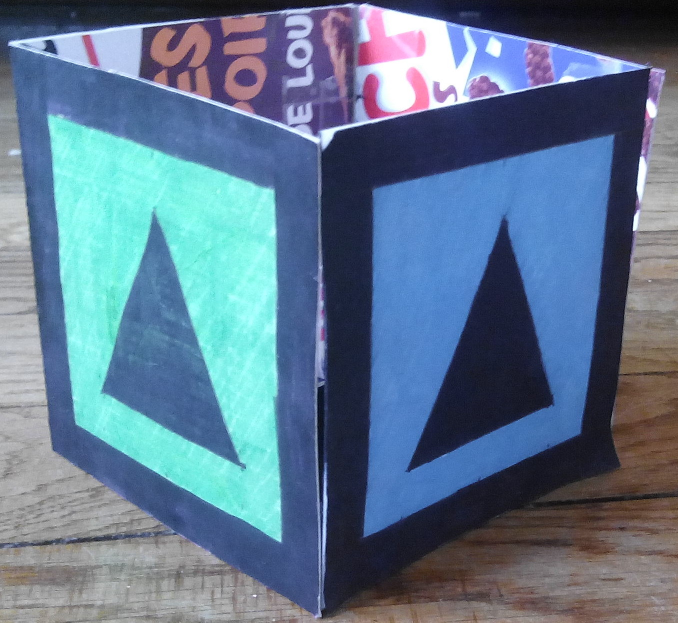
//> input picture detection/etc/2015-Rousseau/balises/exemple_balise.jpg, 1356 x 1245 px, given in place of the camera (shown at 1/2 size)
$ ./main   (built with g++ and OpenCV 4)
//> lines starting //> are read from the running program, lines starting //| are printed output that depends on the picture
//> in exemple, frame is the input picture: 1245 rows x 1356 cols, CV_8UC3; mean B, G, R 143.4, 119, 94.8
### detection/utilitaire/Face.hpp
/*
 *  Classe permettant de représenter un Face détectée.
 */

/* TODO : ajouter une méthode toString pour l'envoi des données */
#ifndef FACE_HPP
#define FACE_HPP

#include <opencv2/opencv.hpp>

enum color{YELLOW_F=0, WHITE_F=1, GREEN_F=2, BLUE_F=3};

class Face
{
	public :
		inline Face(color c, cv::Rect boundingBox) : c_(c), boundingBox_(boundingBox){}
		inline color getColor() const {return c_;}
		inline cv::Rect getBoundingBox() const {return boundingBox_;}
		inline void setColor(color c) {c_ = c;}
		inline void setBoundingBox(cv::Rect bb){ boundingBox_=bb;}

	private :
		color c_;
		cv::Rect boundingBox_;

};

#endif

### detection/utilitaire/Processing.hpp
/*
 * Classe implémentant la détection de balises dans une image en niveaux de gris
 * une classe par canal de couleur, on permet ainsi la détection de l'orientation
 */

 //TODO : AJOUTER LES THREADS
#ifndef PROCESSING_HPP
#define PROCESSING_HPP


#include <opencv2/opencv.hpp>
#include <vector>

class Processing
{
	private :
		cv::Mat image;
		std::vector<cv::Vec4i> hierarchy;
		std::vector<cv::Rect> bbsquares;
		std::vector<cv::Rect> bbtriangles;
		std::vector<cv::Rect> bbfaces;

		void edgeDetection();
		void topologicalAnalysis();
		void findBeacon();
		bool isInside(cv::Rect a, cv::Rect b);

	public :
		inline Processing(cv::Mat img):image(img){}
		inline std::vector<cv::Rect> getface(){return bbfaces;}//todo : ref
		void processing();

};

#endif

### detection/utilitaire/Parameters.hpp
#ifndef PARAMETERS_HPP
#define PARAMETERS_HPP

/*
 *  Classe permettant de gérer les parametres de l'algorithme
 *  ainsi que leur enregistrement dans un fichier texte
 */
class Parameters
{
	private :
		//contours
		static unsigned int minCanny;
		static unsigned int maxCanny;
		static unsigned int sizeCanny;

		//analyse
		static unsigned int minSquare;
		static unsigned int maxSquare;
		static unsigned int minTriangle;
		static unsigned int maxTriangle;

	public :
		// input/output
		static void load();
		static void save();

		//contours
		inline static unsigned int getMinCanny(){return minCanny;}
		inline static unsigned int getMaxCanny(){return maxCanny;}
		inline static unsigned int getSizeCanny(){return sizeCanny;}
		inline static void setMinCanny(unsigned int min){minCanny = min;}
		inline static void setMaxCanny(unsigned int max){maxCanny = max;}
		inline static void setSizeCanny(unsigned int size){sizeCanny = size;}

		//analyse
		inline static unsigned int getMinSquare(){return minSquare;}
		inline static unsigned int getMaxSquare(){return maxSquare;}
		inline static unsigned int getMinTriangle(){return minTriangle;}
		inline static unsigned int getMaxTriangle(){return maxTriangle;}
		inline static void setMinSquare(unsigned int min){minSquare = min;}
		inline static void setMaxSquare(unsigned int max){maxSquare = max;}
		inline static void setMinTriangle(unsigned int min){minTriangle = min;}
		inline static void setMaxTriangle(unsigned int max){maxTriangle = max;}
};

#endif

### detection/utilitaire/Parameters.cpp
#include "Parameters.hpp"
#include <iostream>
#include <fstream>

// [20 lines left out: function save, not called in this run]
void Parameters::load()
{
	std::ifstream file("data", std::ios::in);
	if(file)
	{
		file >> minCanny;
		file >> maxCanny;
		file >> sizeCanny;
		file >> minSquare;
		file >> maxSquare;
		file >> minTriangle;
		file >> maxTriangle;

		file.close();
	}else
	{
		std::cerr << "Impossible d'ouvrir le fichier de sauvegarde." << std::endl;
	}
}

### detection/utilitaire/main.cpp
/*
@author : ROUSSEAU Sylvain
Code réalisé dans le cadre de l'UE de PIMA
M1 Imagerie, Université Pierre et Marie Curie
Détection de balises dans une image.
contact : sylvain (dot) rousseau93 (at) gmail (dot) com
*/

#include <opencv2/opencv.hpp>
#include <vector>
#include "Parameters.hpp"
#include "Processing.hpp"
#include "Face.hpp"


/*****************************************************************************/
/*********************** FONCTIONS UTILITAIRES *******************************/
/*****************************************************************************/

//recupere le flux de la webcam
cv::VideoCapture getWebcam()
{
	cv::VideoCapture capture(1);
	if(!capture.isOpened())
	{
		std::cerr << "Impossible d'ouvrir le flux video" << std::endl;
	}
	return capture;
}

//retourne vrai si la boundingBox a contient la bounding box b
// [9 lines left out: function contient, not called in this run]

/*****************************************************************************/
/****************** ALGORITHMES DE TRAITEMENT D'IMAGES ***********************/
/*****************************************************************************/

//extrait les contours de l'image
void contours(cv::Mat & image)
{
	cv::Mat gray;
	cv::cvtColor(image, gray, cv::COLOR_BGR2GRAY); // couleur -> niveau de gris, possibilité de l'appliquer sur les trois caneaux
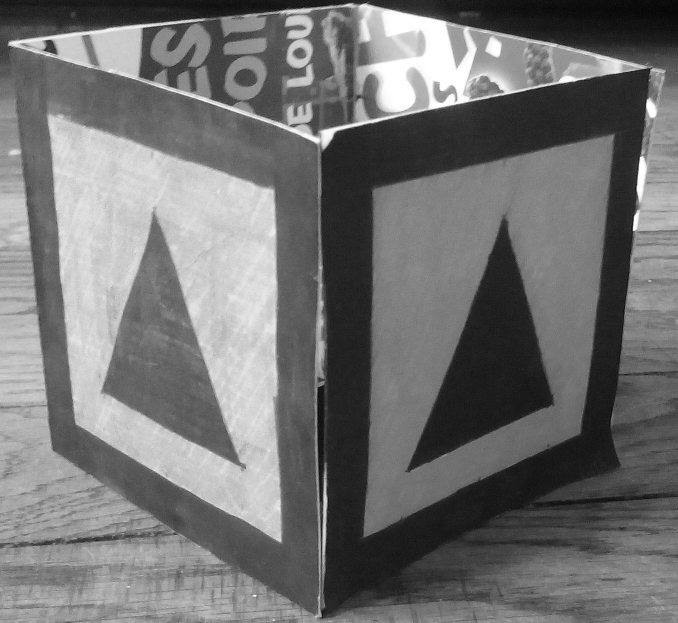
//> gray: 1245 rows x 1356 cols, CV_8UC1 (shown at 1/2 size); min 0, max 255, mean 114.6
	cv::Canny(gray, gray, Parameters::getMinCanny(), Parameters::getMaxCanny(), Parameters::getSizeCanny());
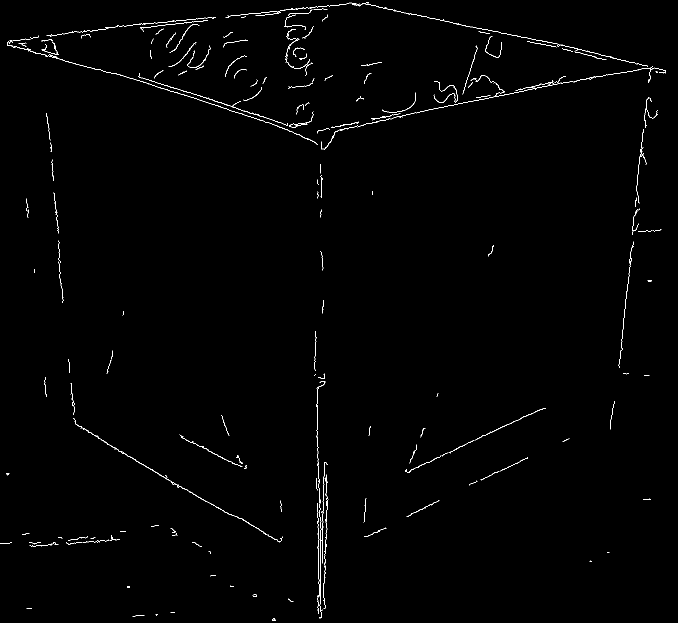
//> gray: 1245 rows x 1356 cols, CV_8UC1 (shown at 1/2 size); 0.74% white in thin lines or dots
	image = gray;
}

//extrait les rectangles et les triangles de l'image a partir de l'image des contours
// [32 lines left out: function findRectangles, not called in this run]

void exemple(cv::VideoCapture capture)
{
	cv::Mat frame, copie;
	char key;

	while(key != 'q')
	{
        std::cout << "frame" << std::endl;
		std::vector<cv::Rect> triangles, squares;
		capture >> frame;
		copie = frame.clone();
		contours(copie);
		for(unsigned int i = 0; i < squares.size(); i++)
		{
			for(unsigned int j = 0; j < triangles.size(); j++)
			{
				if(contient(squares[i], triangles[j]))
                    std::cout << "Face détectée, coin haut gauche : " << squares[i].tl() << "coin bas droit : " << squares[i].br() << std::endl;
			}
		}
		key = cv::waitKey(1);
//> the 'q' key is pressed
	}
	return;
}


/*****************************************************************************/
/**************************** MAIN *******************************************/
/*****************************************************************************/
//les valeurs a configurer
unsigned int Parameters::minCanny = 400;
unsigned int Parameters::maxCanny = 180;
unsigned int Parameters::sizeCanny = 3;
unsigned int Parameters::minSquare = 600;
unsigned int Parameters::maxSquare = 23000;
unsigned int Parameters::minTriangle = 100;
unsigned int Parameters::maxTriangle = 4500;

int main(void)
{
	cv::VideoCapture capture = getWebcam();

	Parameters::load(); // charger les parametres depuis le fichier
    exemple(capture);   //trouver les faces (boucle principale)
    return EXIT_SUCCESS;
}
